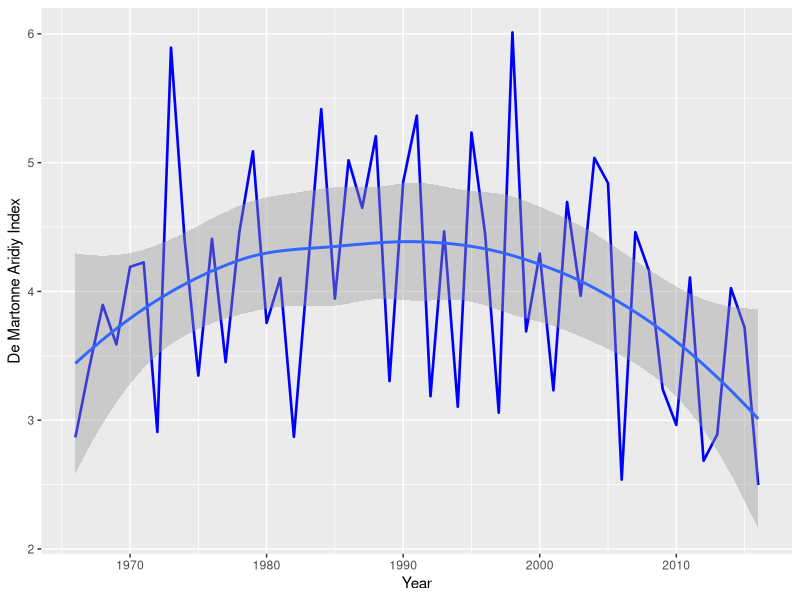
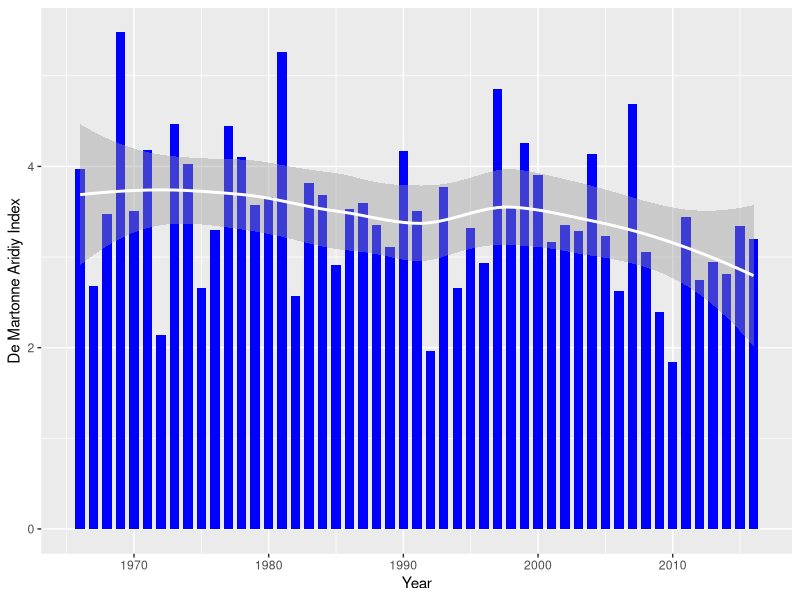
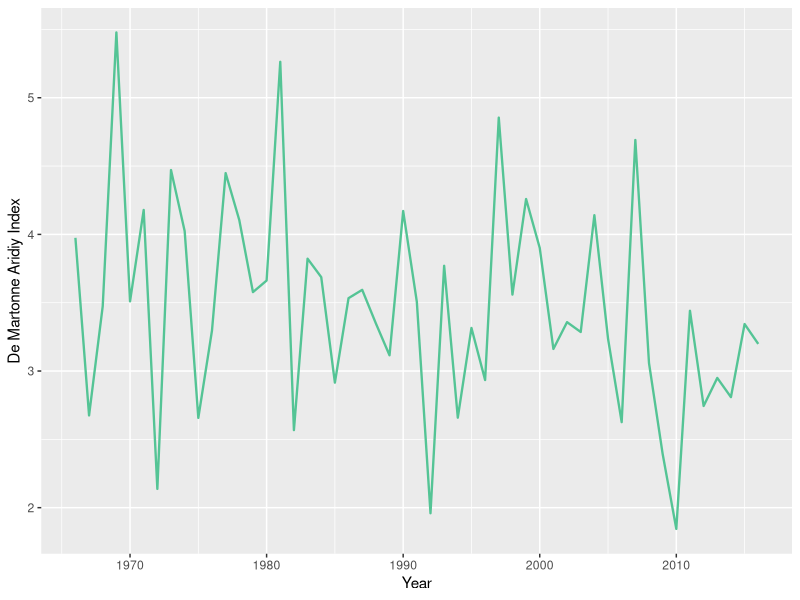
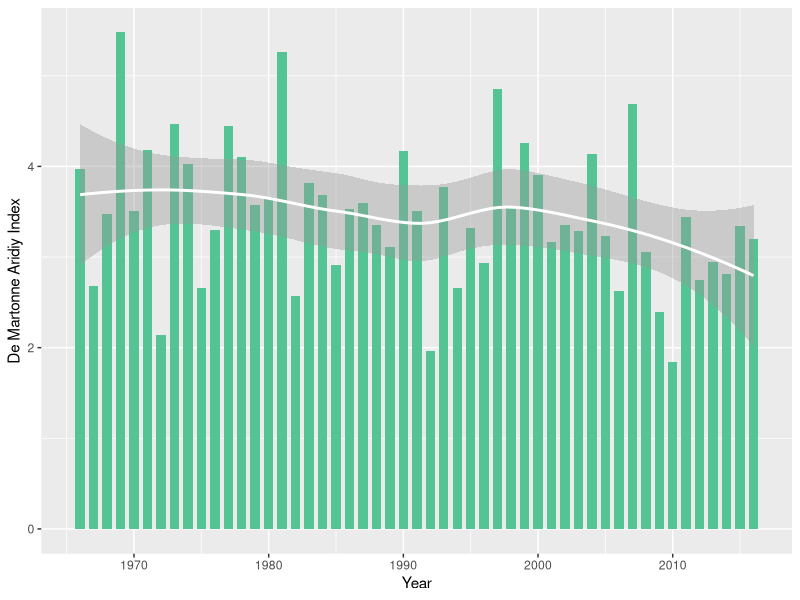

Recreate these plots in R, in order.
library(tidyverse)

idm <- read_csv("data/idm.csv") 

View(idm)

idm_tidy <- idm %>% pivot_longer(2:6, names_to = "region", values_to = "idm")

## Bogura

idm %>% ggplot(aes(x=Year, y = Bogura, group =1))+
  geom_line(size=0.9, color="blue")+
  labs(y="De Martonne Aridiy Index")+
  geom_smooth()


idm_tidy %>% filter(region=="Rajshahi") %>% 
  ggplot(aes(x=Year, y = idm))+
  geom_bar(stat="identity", fill="blue", width=0.7)+
  labs(y="De Martonne Aridiy Index")+
  geom_smooth(color="white")

col <- c("#54C495", "#3BBFB2", "#4CB6C7", "#75A9D0", "#9E9ACA")

dma <- function(r, col, col2){
  idm_tidy %>% filter(region==r) %>% 
    ggplot(aes(x=Year, y = idm, group =1))+
    geom_line(size=0.8, color=col)+
    labs(y="De Martonne Aridiy Index")
  geom_smooth(color=col2)
  
  ggsave(filename = paste0("output/idm_",r,".png"), dpi = 300)
  
  ## Bar chart
  idm_tidy %>% filter(region==r) %>% 
    ggplot(aes(x=Year, y = idm))+
    geom_bar(stat="identity", fill=col, width=0.7)+
    labs(y="De Martonne Aridiy Index")+
    geom_smooth(color=col2)
  
  ggsave(filename = paste0("output/idm_bar_",r,".png"), dpi = 300)
}

dma("Rajshahi", col = "#54C495", col2 = "white")
